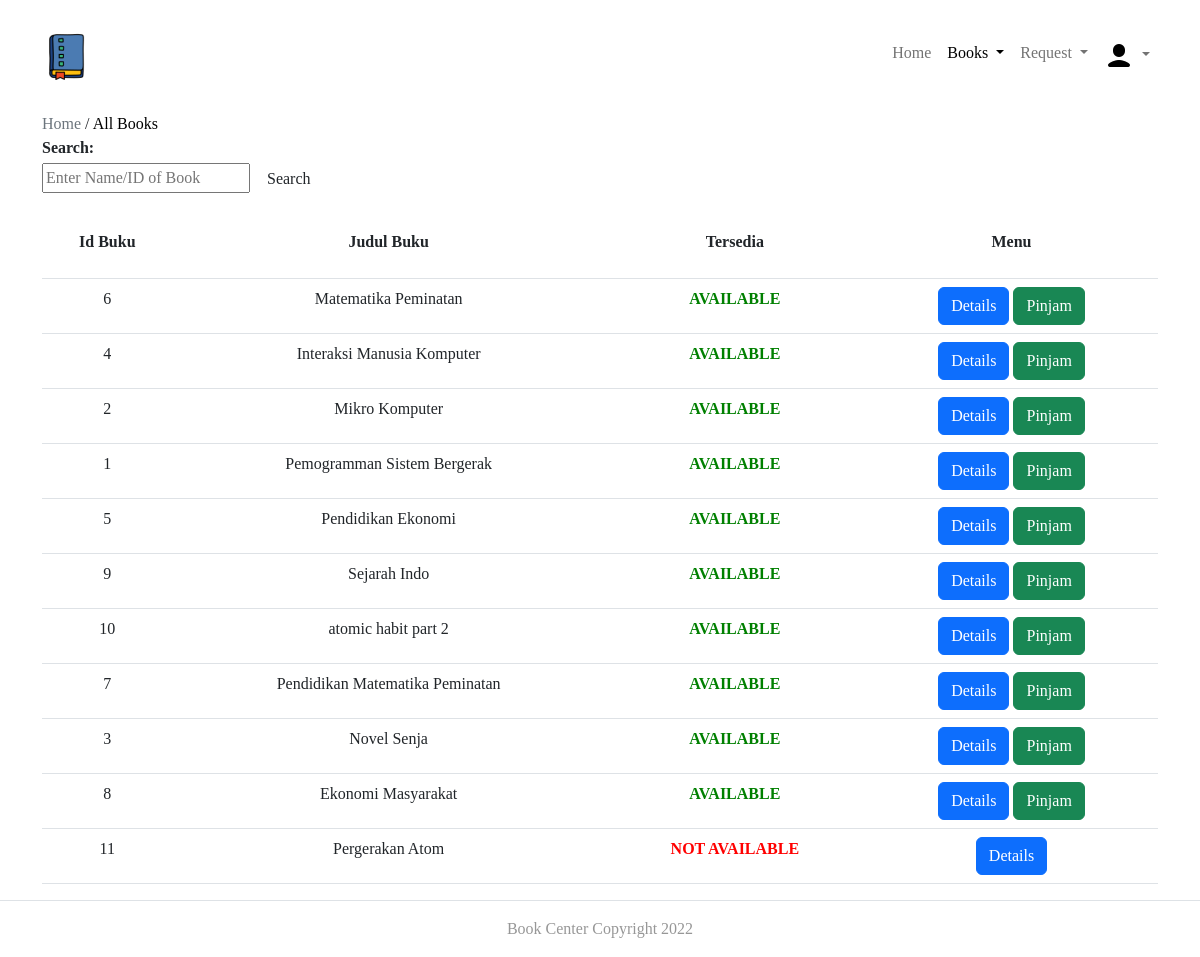
/Pengguna/book.php, run on the app's committed database.
### tables this page shows
CREATE TABLE `buku` (
  `Id_buku` int(20) NOT NULL,
  `Judul_buku` varchar(50) DEFAULT NULL,
  `Tahun` varchar(50) DEFAULT NULL,
  `Penerbit` varchar(50) DEFAULT NULL,
  `Jml_tersedia` int(20) DEFAULT NULL
);

### Pengguna/book.php (the view, shortened to what this page needs)
<?php
$conn=mysqli_connect('localhost','root','','bookscenter');
?>
<!DOCTYPE html>
<html lang="en">
<head>
        <link rel="stylesheet" href="css/bootstrap.min.css">
        <link rel="stylesheet" href="css/style.css">
</head>
<body>
    <nav class="navbar navbar-expand-lg mb-4 mt-4">
        <div class="container">
          <a alt="cek" href = "/"><img src="img/image 14.png"></a>
          <div class="collapse navbar-collapse" id="navbarSupportedContent">
              <ul class="navbar-nav w-100 d-flex justify-content-end">
                <li class="nav-item">
                    <a class="nav-link" aria-current="page" href="index.php">Home</a>
                </li>
                <li class="nav-item dropdown">
                    <a class="text-black nav-link dropdown-toggle" href="" role="button" data-bs-toggle="dropdown" aria-expanded="false">
                        Books
                    </a>
                </li>
                <li class="nav-item dropdown">
                    <a class="nav-link dropdown-toggle" href="" role="button" data-bs-toggle="dropdown" aria-expanded="false">
                        Request
                    </a>
                </li>
                <li class="nav-item dropdown">
                    <a class="nav-link dropdown-toggle" href="" role="button" data-bs-toggle="dropdown" aria-expanded="false">
                    <img src="img/user.png" class="nav-avatar" />
                    </a>
                </li>
              </ul>
          </div>
        </div>
    </nav>
    <div class="wrapper">
            <div class="container">
                <a href="index.php" class="text-muted text-decoration-none">Home</a> /
                <a href="book.php" class="active text-decoration-none text-black">All Books</a>
                <div class="row">
                <div class="span9">
                        <form class="form-horizontal row-fluid" action="book.php" method="post">
                                        <div class="control-group">
                                            <label class="control-label" for="Search"><b>Search:</b></label>
                                            <div class="controls">
                                                <input type="text" id="title" name="title" placeholder="Enter Name/ID of Book" class="span8" required>
                                                <button type="submit" name="submit"class="btn">Search</button>
                                            </div>
                                        </div>
                                    </form>
                                    <br>
                                    <?php
                                    if(isset($_POST['submit']))
                                        {$s=$_POST['title'];
                                            $sql="select * from buku where Id_buku='$s' or Title like '%$s%'";
                                        }
                                    else
                                        $sql="select * from buku order by Jml_tersedia DESC";
                                    $result=$conn->query($sql);
                                    $rowcount=mysqli_num_rows($result);
                                    if(!($rowcount))
                                        echo "<br><center><h2><b><i>No Results</i></b></h2></center>";
                                    else
                                    {
                                    ?>
                        <table class="table" id = "tables">
                                  <thead>
                                    <tr style="text-align: center;">
                                    <th scope="col" class="pb-4">Id Buku</th>
                                    <th scope="col" class="pb-4">Judul Buku</th>
                                    <th scope="col" class="pb-4">Tersedia</th>
                                    <th scope="col" class="pb-4" style="text-align: center;">Menu</th>
                                    </tr>
                                  </thead>
                                  <tbody>
                                    <?php
                            while($row=$result->fetch_assoc())
                            {
                                $bookid=$row['Id_buku'];
                                $name=$row['Judul_buku'];
                                $avail=$row['Jml_tersedia'];
                            ?>
                                    <tr style="text-align: center;">
                                      <td><?php echo $bookid ?></td>
                                      <td><?php echo $name ?></td>
                                      <td><b><?php
                                           if($avail > 0)
                                              echo "<font color=\"green\">AVAILABLE</font>";
                                            else
                                            	echo "<font color=\"red\">NOT AVAILABLE</font>";
                                                 ?>
                                                 </b></td>
                                      <td><center><a href="bookdetails.php?id=<?php echo $bookid; ?>" class="btn btn-primary">Details</a>
                                      	<?php
                                      	if($avail > 0)
                                      		echo "<a href=\"issue_request.php?id=".$bookid."\" class=\"btn btn-success\">Pinjam</a>";
                                        ?>
                                        </center></td>
                                    </tr>
                               <?php }} ?>
                               </tbody>
                                </table>
                            </div>
                </div>
            </div>
        </div>
    <footer class="border-top footer">
        <div class="d-flex justify-content-center mt-3">
          <p> Book Center Copyright 2022</p>
        </div>
    </footer>
</body>
</html>

### Pengguna/css/style.css (style rules this page uses)
body { font-family: 'Poppins'; }
footer { color: #979797; text-align: center; margin-top: auto; }

### data on the page
buku: Id_buku "6", Judul_buku "Matematika Peminatan", Jml_tersedia "AVAILABLE"
buku: Id_buku "4", Judul_buku "Interaksi Manusia Komputer", Jml_tersedia "AVAILABLE"
buku: Id_buku "2", Judul_buku "Mikro Komputer", Jml_tersedia "AVAILABLE"
buku: Id_buku "1", Judul_buku "Pemogramman Sistem Bergerak", Jml_tersedia "AVAILABLE"
buku: Id_buku "5", Judul_buku "Pendidikan Ekonomi", Jml_tersedia "AVAILABLE"
buku: Id_buku "9", Judul_buku "Sejarah Indo", Jml_tersedia "AVAILABLE"
buku: Id_buku "10", Judul_buku "atomic habit part 2", Jml_tersedia "AVAILABLE"
buku: Id_buku "7", Judul_buku "Pendidikan Matematika Peminatan", Jml_tersedia "AVAILABLE"
buku: Id_buku "3", Judul_buku "Novel Senja", Jml_tersedia "AVAILABLE"
buku: Id_buku "8", Judul_buku "Ekonomi Masyarakat", Jml_tersedia "AVAILABLE"
buku: Id_buku "11", Judul_buku "Pergerakan Atom", Jml_tersedia "NOT AVAILABLE"
